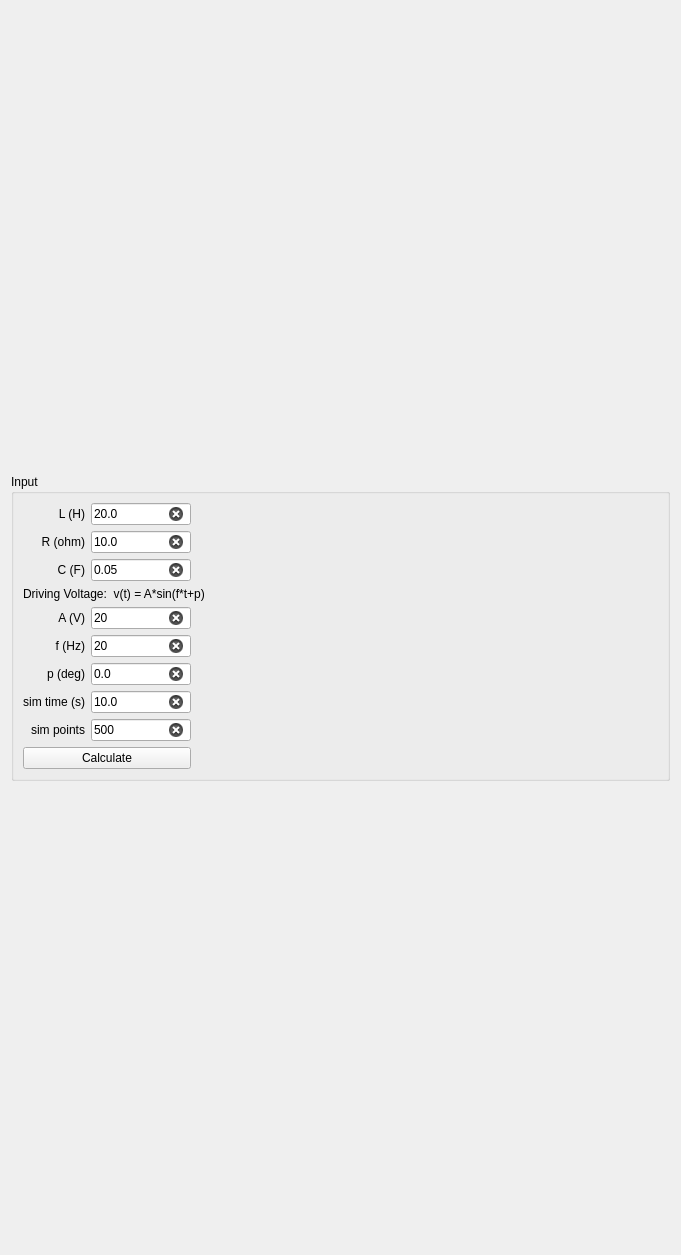
<?xml version="1.0" encoding="UTF-8"?>
<ui version="4.0">
 <class>MainForm</class>
 <widget class="QWidget" name="MainForm">
  <property name="geometry">
   <rect>
    <x>0</x>
    <y>0</y>
    <width>681</width>
    <height>1255</height>
   </rect>
  </property>
  <property name="windowTitle">
   <string>Form</string>
  </property>
  <layout class="QVBoxLayout" name="layout_VertMain">
   <item>
    <widget class="QGroupBox" name="gb_Input">
     <property name="sizePolicy">
      <sizepolicy hsizetype="Preferred" vsizetype="Fixed">
       <horstretch>0</horstretch>
       <verstretch>0</verstretch>
      </sizepolicy>
     </property>
     <property name="title">
      <string>Input</string>
     </property>
     <layout class="QVBoxLayout" name="layout_VertInput">
      <item>
       <layout class="QGridLayout" name="layout_GridInput">
        <item row="1" column="1">
         <widget class="QLineEdit" name="le_Resistance">
          <property name="sizePolicy">
           <sizepolicy hsizetype="Fixed" vsizetype="Fixed">
            <horstretch>0</horstretch>
            <verstretch>0</verstretch>
           </sizepolicy>
          </property>
          <property name="maximumSize">
           <size>
            <width>100</width>
            <height>16777215</height>
           </size>
          </property>
          <property name="text">
           <string>10.0</string>
          </property>
          <property name="placeholderText">
           <string>10.0</string>
          </property>
          <property name="clearButtonEnabled">
           <bool>true</bool>
          </property>
         </widget>
        </item>
        <item row="5" column="0">
         <widget class="QLabel" name="lbl_freq">
          <property name="text">
           <string>f (Hz)</string>
          </property>
          <property name="alignment">
           <set>Qt::AlignRight|Qt::AlignTrailing|Qt::AlignVCenter</set>
          </property>
         </widget>
        </item>
        <item row="5" column="1">
         <widget class="QLineEdit" name="le_Freq">
          <property name="sizePolicy">
           <sizepolicy hsizetype="Fixed" vsizetype="Fixed">
            <horstretch>0</horstretch>
            <verstretch>0</verstretch>
           </sizepolicy>
          </property>
          <property name="maximumSize">
           <size>
            <width>100</width>
            <height>16777215</height>
           </size>
          </property>
          <property name="baseSize">
           <size>
            <width>300</width>
            <height>0</height>
           </size>
          </property>
          <property name="text">
           <string>20</string>
          </property>
          <property name="placeholderText">
           <string>20.0</string>
          </property>
          <property name="clearButtonEnabled">
           <bool>true</bool>
          </property>
         </widget>
        </item>
        <item row="1" column="0">
         <widget class="QLabel" name="lbl_Resistor">
          <property name="text">
           <string>R (ohm)</string>
          </property>
          <property name="alignment">
           <set>Qt::AlignRight|Qt::AlignTrailing|Qt::AlignVCenter</set>
          </property>
         </widget>
        </item>
        <item row="6" column="1">
         <widget class="QLineEdit" name="le_Phase">
          <property name="sizePolicy">
           <sizepolicy hsizetype="Fixed" vsizetype="Fixed">
            <horstretch>0</horstretch>
            <verstretch>0</verstretch>
           </sizepolicy>
          </property>
          <property name="maximumSize">
           <size>
            <width>100</width>
            <height>16777215</height>
           </size>
          </property>
          <property name="baseSize">
           <size>
            <width>300</width>
            <height>0</height>
           </size>
          </property>
          <property name="text">
           <string>0.0</string>
          </property>
          <property name="placeholderText">
           <string>0.0</string>
          </property>
          <property name="clearButtonEnabled">
           <bool>true</bool>
          </property>
         </widget>
        </item>
        <item row="0" column="2">
         <spacer name="horizontalSpacer">
          <property name="orientation">
           <enum>Qt::Horizontal</enum>
          </property>
          <property name="sizeHint" stdset="0">
           <size>
            <width>40</width>
            <height>20</height>
           </size>
          </property>
         </spacer>
        </item>
        <item row="2" column="0">
         <widget class="QLabel" name="label_3">
          <property name="text">
           <string>C (F)</string>
          </property>
          <property name="alignment">
           <set>Qt::AlignRight|Qt::AlignTrailing|Qt::AlignVCenter</set>
          </property>
         </widget>
        </item>
        <item row="6" column="0">
         <widget class="QLabel" name="lbl_Phase">
          <property name="text">
           <string>p (deg)</string>
          </property>
          <property name="alignment">
           <set>Qt::AlignRight|Qt::AlignTrailing|Qt::AlignVCenter</set>
          </property>
         </widget>
        </item>
        <item row="3" column="0" colspan="3">
         <widget class="QLabel" name="lbl_DrivingVoltage">
          <property name="sizePolicy">
           <sizepolicy hsizetype="MinimumExpanding" vsizetype="Preferred">
            <horstretch>0</horstretch>
            <verstretch>0</verstretch>
           </sizepolicy>
          </property>
          <property name="text">
           <string>Driving Voltage:  v(t) = A*sin(f*t+p)</string>
          </property>
         </widget>
        </item>
        <item row="4" column="1">
         <widget class="QLineEdit" name="le_Amplitude">
          <property name="sizePolicy">
           <sizepolicy hsizetype="Fixed" vsizetype="Fixed">
            <horstretch>0</horstretch>
            <verstretch>0</verstretch>
           </sizepolicy>
          </property>
          <property name="maximumSize">
           <size>
            <width>100</width>
            <height>16777215</height>
           </size>
          </property>
          <property name="baseSize">
           <size>
            <width>300</width>
            <height>0</height>
           </size>
          </property>
          <property name="text">
           <string>20</string>
          </property>
          <property name="placeholderText">
           <string>20.0</string>
          </property>
          <property name="clearButtonEnabled">
           <bool>true</bool>
          </property>
         </widget>
        </item>
        <item row="0" column="1">
         <widget class="QLineEdit" name="le_Inductance">
          <property name="sizePolicy">
           <sizepolicy hsizetype="Fixed" vsizetype="Fixed">
            <horstretch>0</horstretch>
            <verstretch>0</verstretch>
           </sizepolicy>
          </property>
          <property name="maximumSize">
           <size>
            <width>100</width>
            <height>16777215</height>
           </size>
          </property>
          <property name="text">
           <string>20.0</string>
          </property>
          <property name="placeholderText">
           <string>20.0</string>
          </property>
          <property name="clearButtonEnabled">
           <bool>true</bool>
          </property>
         </widget>
        </item>
        <item row="9" column="0" colspan="2">
         <widget class="QPushButton" name="pb_Calculate">
          <property name="text">
           <string>Calculate</string>
          </property>
         </widget>
        </item>
        <item row="0" column="0">
         <widget class="QLabel" name="lbl_Indutor">
          <property name="text">
           <string>L (H)</string>
          </property>
          <property name="alignment">
           <set>Qt::AlignRight|Qt::AlignTrailing|Qt::AlignVCenter</set>
          </property>
         </widget>
        </item>
        <item row="2" column="1">
         <widget class="QLineEdit" name="le_Capacitence">
          <property name="sizePolicy">
           <sizepolicy hsizetype="Fixed" vsizetype="Fixed">
            <horstretch>0</horstretch>
            <verstretch>0</verstretch>
           </sizepolicy>
          </property>
          <property name="maximumSize">
           <size>
            <width>100</width>
            <height>16777215</height>
           </size>
          </property>
          <property name="text">
           <string>0.05</string>
          </property>
          <property name="placeholderText">
           <string>0.05</string>
          </property>
          <property name="clearButtonEnabled">
           <bool>true</bool>
          </property>
         </widget>
        </item>
        <item row="4" column="0">
         <widget class="QLabel" name="lbl_Amplitude">
          <property name="text">
           <string>A (V)</string>
          </property>
          <property name="alignment">
           <set>Qt::AlignRight|Qt::AlignTrailing|Qt::AlignVCenter</set>
          </property>
         </widget>
        </item>
        <item row="7" column="0">
         <widget class="QLabel" name="lbl_SimTime">
          <property name="text">
           <string>sim time (s)</string>
          </property>
          <property name="alignment">
           <set>Qt::AlignRight|Qt::AlignTrailing|Qt::AlignVCenter</set>
          </property>
         </widget>
        </item>
        <item row="8" column="0">
         <widget class="QLabel" name="lbl_simPts">
          <property name="text">
           <string>sim points</string>
          </property>
          <property name="alignment">
           <set>Qt::AlignRight|Qt::AlignTrailing|Qt::AlignVCenter</set>
          </property>
         </widget>
        </item>
        <item row="7" column="1">
         <widget class="QLineEdit" name="le_simTime">
          <property name="sizePolicy">
           <sizepolicy hsizetype="Fixed" vsizetype="Fixed">
            <horstretch>0</horstretch>
            <verstretch>0</verstretch>
           </sizepolicy>
          </property>
          <property name="maximumSize">
           <size>
            <width>100</width>
            <height>16777215</height>
           </size>
          </property>
          <property name="text">
           <string>10.0</string>
          </property>
          <property name="placeholderText">
           <string>10.0</string>
          </property>
          <property name="clearButtonEnabled">
           <bool>true</bool>
          </property>
         </widget>
        </item>
        <item row="8" column="1">
         <widget class="QLineEdit" name="le_simPts">
          <property name="sizePolicy">
           <sizepolicy hsizetype="Fixed" vsizetype="Fixed">
            <horstretch>0</horstretch>
            <verstretch>0</verstretch>
           </sizepolicy>
          </property>
          <property name="maximumSize">
           <size>
            <width>100</width>
            <height>16777215</height>
           </size>
          </property>
          <property name="text">
           <string>500</string>
          </property>
          <property name="placeholderText">
           <string>500</string>
          </property>
          <property name="clearButtonEnabled">
           <bool>true</bool>
          </property>
         </widget>
        </item>
       </layout>
      </item>
     </layout>
    </widget>
   </item>
  </layout>
 </widget>
 <resources/>
 <connections/>
</ui>
